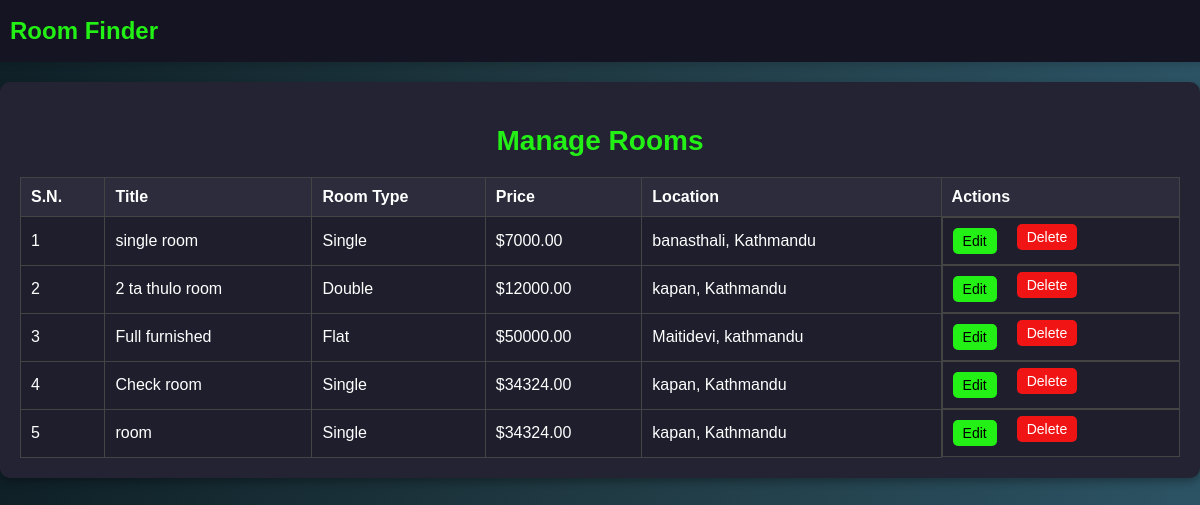
The app's page /admin_manage_rooms with its own data.
### Landlord/models.py (models this page shows, shortened)
class Room(models.Model):
    ROOM_TYPE = [
        ('Single', 'Single'),
        ('Double', 'Double'),
        ('Flat', 'Flat'),
    ]
    owner = models.ForeignKey(Landlord, on_delete=models.CASCADE, null=True)
    title = models.CharField(max_length=255)
    price = models.DecimalField(max_digits=10, decimal_places=2)
    location = models.CharField(max_length=255)
    description = models.TextField()
    room_type = models.CharField(choices=ROOM_TYPE, max_length=10, null=True, default="Single")
    is_available = models.BooleanField(default=True)
    image = models.ManyToManyField('RoomImage', related_name='rooms')
    total_booked_amount = models.DecimalField(max_digits=10, decimal_places=2, default=0.00, null=True)

### ROOM_FINDER/views.py (the view)
# urls.py: path('admin_manage_rooms', admin_manage_rooms, name="admin_manage_rooms"),
def admin_manage_rooms(request):
    rooms = Room.objects.all()
    return render(request, "admin_manage_rooms.html", {"rooms": rooms})

### ROOM_FINDER/templates/admin_manage_rooms.html (shortened to what this page needs)
<!DOCTYPE html>
<html lang="en">
<head>
</head>
<body>
    <header>
        <a href="{% url "landlord_home" %}" style="text-decoration:none;">
            <h1>Room Finder</h1>
        </a>
    </header>
    <div class="container">
        <h2>Manage Rooms</h2>
        {% if rooms %}
            <table>
                <thead>
                    <tr>
                        <th>S.N.</th>
                        <th>Title</th>
                        <th>Room Type</th>
                        <th>Price</th>
                        <th>Location</th>
                        <th>Actions</th>
                    </tr>
                </thead>
                <tbody>
                    {% for room in rooms %}
                        <tr>
                            <td>{{forloop.counter}}</td>
                            <td>{{ room.title }}</td>
                            <td>{{ room.room_type }}</td>
                            <td>${{ room.price }}</td>
                            <td>{{ room.location }}</td>
                            <td class="actions">
                                <a href="{% url 'edit_room' room.id %}" class="edit">Edit</a>
                                <form method="POST" action="{% url 'delete_room' room.id %}" style="display: inline;">
                                    <a href="#" class="delete" onclick="this.closest('form').submit(); return confirm('Are you sure you want to delete this room?');">Delete</a>
                                </form>
                            </td>
                        </tr>
                    {% endfor %}
                </tbody>
            </table>
        {% else %}
            <p>No properties listed yet.</p>
        {% endif %}
    </div>
</body>
</html>

### ROOM_FINDER/templates/admin_manage_rooms.html (style rules this page uses)
body { font-family: 'Arial', sans-serif; background: linear-gradient(to right, #0f2027, #203a43, #2c5364); color: white; margin: 0; padding: 0; }
header { width: 100%; background: #141423; box-shadow: 0 4px 6px rgba(0, 0, 0, 0.1); display: flex; justify-content: space-between; align-items: center; padding:1px 10px; position: sticky; top: 0; z-index: 10; }
header h1 { color: #23f014; font-size: 24px; }
.container { max-width: 1200px; margin: 20px auto; background: #232334; padding: 20px; border-radius: 10px; box-shadow: 0 4px 8px rgba(0, 0, 0, 0.3); }
h2 { text-align: center; color: #23f014; font-size: 28px; margin-bottom: 20px; }
table { width: 100%; border-collapse: collapse; margin-top: 20px; }
th, td { border: 1px solid #444; padding: 10px; text-align: left; }
th { background: #2c2c3c; }
td { background: #1e1e2d; }
.actions { display: flex; gap: 20px; }
.edit, .delete { padding: 5px 10px; text-decoration: none; font-size: 14px; border-radius: 5px; cursor: pointer; }
.edit { background: #23f014; color: black; }
.delete { background: #f01414; color: white; }

### records on screen
Room: title "single room", room_type "Single", price "7000.00", location "banasthali, Kathmandu"
Room: title "2 ta thulo room", room_type "Double", price "12000.00", location "kapan, Kathmandu"
Room: title "Full furnished", room_type "Flat", price "50000.00", location "Maitidevi, kathmandu"
Room: title "Check room", room_type "Single", price "34324.00", location "kapan, Kathmandu"
Room: title "room", room_type "Single", price "34324.00", location "kapan, Kathmandu"
